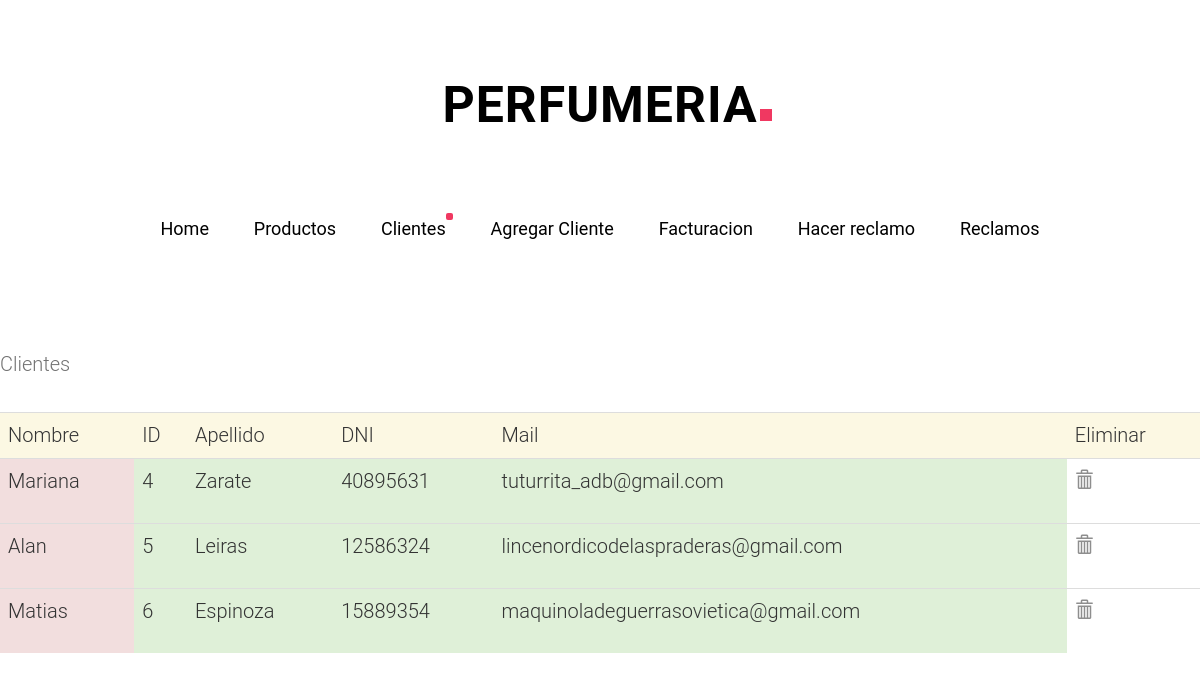
Before: /clientes with the older database file.
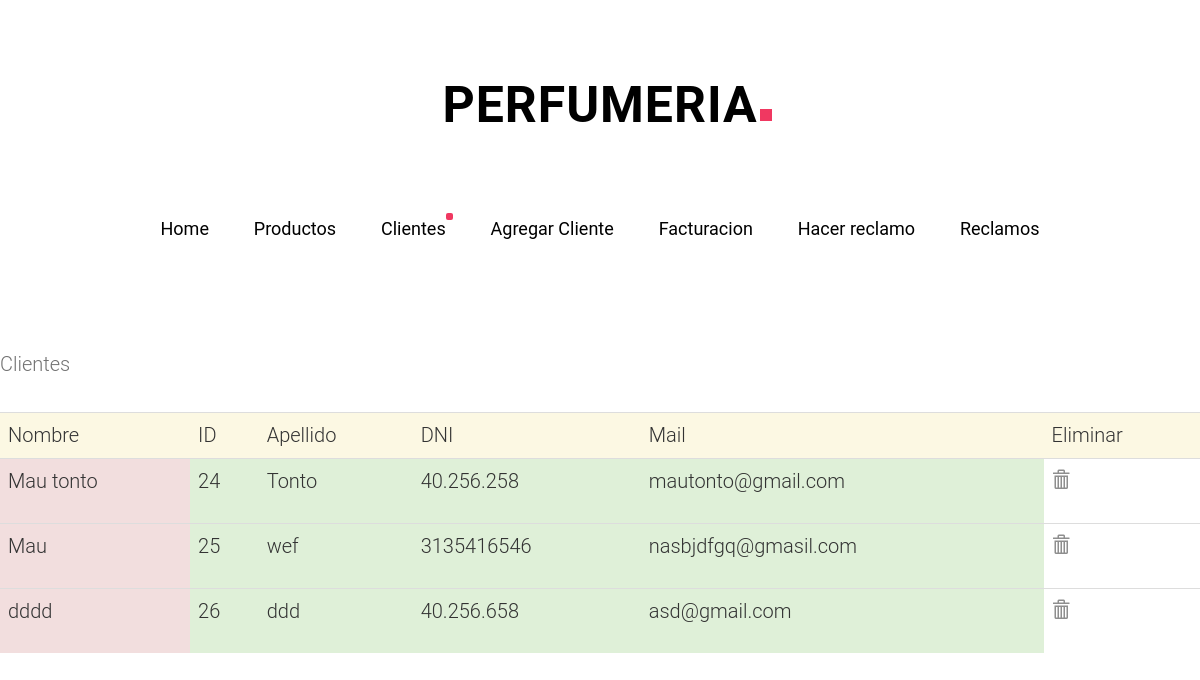
After: the same page with the newer database file.
### perfumeria/models.py (models this page shows, shortened)
class Cliente (models.Model):
    nombre_cliente = models.CharField(max_length=50)
    apellido = models.CharField(max_length=50)
    dni = models.CharField(max_length=11)
    mail = models.CharField(max_length=200)

### perfumeria/views.py (the view)
# urls.py: url(r'^clientes', views.clientes),
def clientes(request):
    clientes = Cliente.objects.all()
    return render(request, 'perfumeria/clientes.html',{'clientes':clientes})

### perfumeria/templates/perfumeria/clientes.html (shortened to what this page needs)
<!DOCTYPE html>
 <html class="no-js">
	<head>
	<link rel="stylesheet" href="static/neos/css/animate.css">
	<link rel="stylesheet" href="static/neos/css/icomoon.css">
	<link rel="stylesheet" href="static/neos/css/bootstrap.css">
	<link rel="stylesheet" href="static/neos/css/style.css">
	</head>
	<body>
	<header>
		<div class="container text-center">
			<div class="fh5co-navbar-brand">
				<a class="fh5co-logo" href="home.html">Perfumeria</a>
			</div>
			<nav id="fh5co-main-nav" role="navigation">
				<ul>
					<li><a href="/"">Home</a></li>
					<li><a href="productos.html">Productos</a></li>
					<li><a href="clientes.html"class="active" >Clientes</a></li>
					<li><a href="add_cliente.html" >Agregar Cliente</a></li>
					<li><a href="facturacion.html">Facturacion</a></li>
					<li><a href="reclamos.html">Hacer reclamo</a></li>
					<li><a href="reclamos_lista.html">Reclamos</a></li>
				</ul>
			</nav>
		</div>
	</header>
<table class="table table-hover">
    <p>Clientes</p>
        <tr>
            <td class="warning">Nombre</td>
            <td class="warning">ID</td>
            <td class="warning">Apellido</td>
            <td class="warning">DNI</td>
            <td class="warning">Mail</td>
            <td class="warning">Eliminar</td>
        </tr>
    {% for pr in clientes %}
            <tr>
                <td class="danger">{{pr.nombre_cliente}}</td>
                <td class="success">{{pr.id}}</td>
                <td class="success">{{pr.apellido}}</td>
                <td class="success">{{pr.dni}}</td>
                <td class="success">{{pr.mail}}</td>
                <td>
                    <a href="{% url 'perfumeria.views.eliminar' pk=pr.pk %}">
                    <span class="glyphicon glyphicon-trash">
                    </span>
                    </a>
                </td>
            </tr>
    {% endfor %}
</table>
	</body>
</html>

### perfumeria/static/neos/css/style.css (style rules this page uses)
body { font-family: "Roboto", Arial, serif; line-height: 1.8; font-size: 20px; font-weight: 300; }
a { color: #F03861; -webkit-transition: 0.5s; -o-transition: 0.5s; transition: 0.5s; }
p, span { margin-bottom: 1.5em; font-size: 20px; color: #727272; font-weight: 300; font-family: "Roboto", Arial, serif; }
span { font-size: 18px; color: rgba(114, 114, 114, 0.8); }
header, #fh5co-intro-section, #fh5co-services-section, #fh5co-featured-work-section, #fh5co-common-section, #fh5co-blog-section, #footer, #fh5co-contact-section, #fh5co-work-section { padding-bottom: 5em; }
header { padding-top: 3em; }
header .fh5co-navbar-brand { padding-bottom: 3em; }
header .fh5co-navbar-brand .fh5co-logo { position: relative; font-size: 50px; color: #000; text-transform: uppercase; font-weight: 700; letter-spacing: 1px; }
header .fh5co-navbar-brand .fh5co-logo:after { position: absolute; bottom: 13px; right: -14px; width: 12px; height: 12px; background: #F03861; content: ''; }
header #fh5co-main-nav > ul { padding: 0; margin: 0; }
header #fh5co-main-nav > ul li { list-style: none; display: inline-block; margin-left: 40px; font-size: 18px; }
header #fh5co-main-nav > ul li a { padding-bottom: 5px; color: #000; position: relative; font-weight: 400; }
header #fh5co-main-nav > ul li a.active:before { position: absolute; width: 7px; height: 7px; content: ''; top: -5px; right: -7px; background: #F03861; -webkit-border-radius: 2px; -moz-border-radius: 2px; -ms-border-radius: 2px; border-radius: 2px; }
header #fh5co-main-nav > ul li:first-child { margin-left: 0; }

Changed rows visible on the page:
removed Cliente: nombre_cliente "Mariana", id "4", apellido "Zarate", dni "40895631", mail "tuturrita_adb@gmail.com"
removed Cliente: nombre_cliente "Alan", id "5", apellido "Leiras", dni "12586324", mail "lincenordicodelaspraderas@gmail.com"
removed Cliente: nombre_cliente "Matias", id "6", apellido "Espinoza", dni "15889354", mail "maquinoladeguerrasovietica@gmail.com"
added Cliente: nombre_cliente "Mau tonto", id "24", apellido "Tonto", dni "40.256.258", mail "mautonto@gmail.com"
added Cliente: nombre_cliente "Mau", id "25", apellido "wef", dni "3135416546", mail "nasbjdfgq@gmasil.com"
added Cliente: nombre_cliente "dddd", id "26", apellido "ddd", dni "40.256.658", mail "asd@gmail.com"
